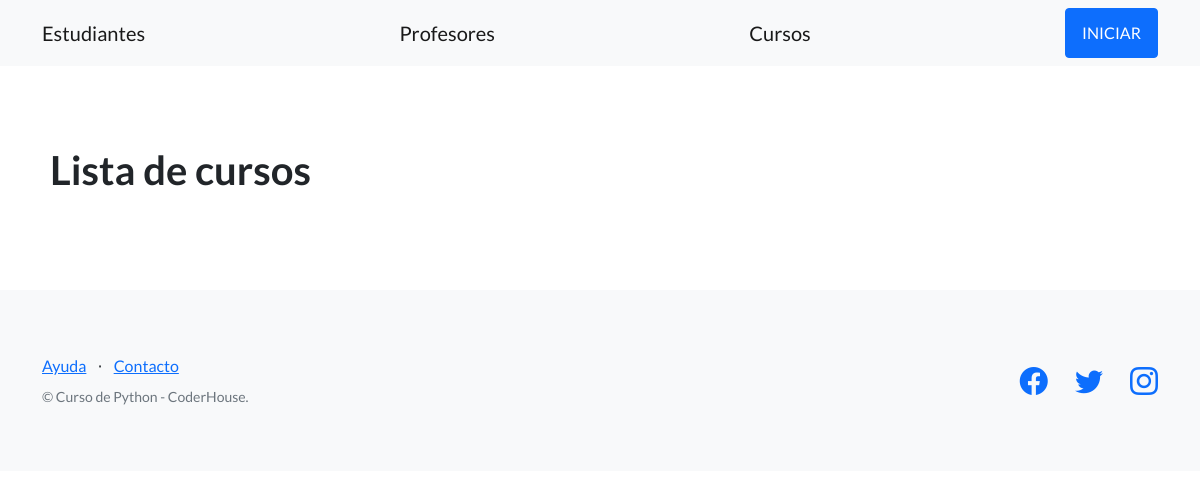
Before: /plataforma/cursos/ with the older database file.
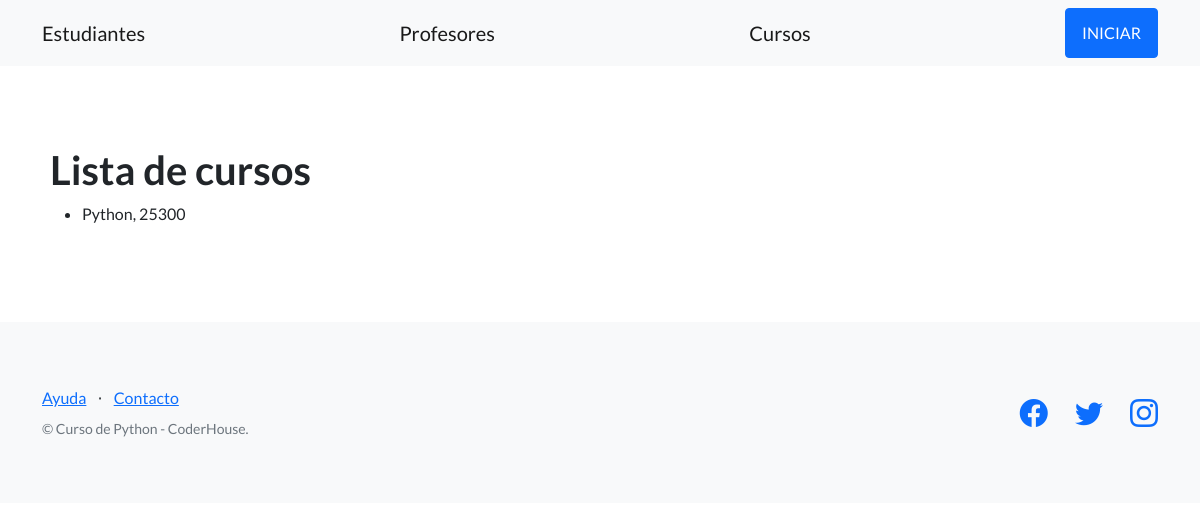
After: the same page with the newer database file.
### estudiantes/models.py (models this page shows, shortened)
class Curso(models.Model):
    nombre = models.CharField(max_length=64)
    comision = models.IntegerField()
    fecha_inicio = models.DateField(null=True)

### estudiantes/views.py (the view)
# urls.py: path('cursos/', listar_cursos, name="listar_cursos"),
def listar_cursos(request):
    contexto = {
        'cursos': Curso.objects.all()
    }
    return render(
        request=request,
        template_name='estudiantes/lista_cursos.html',
        context=contexto,
    )

### estudiantes/templates/estudiantes/lista_cursos.html (shortened to what this page needs)
{% extends "estudiantes/base.html" %}
{% block contenido %}
<h1>Lista de cursos</h1>
<ul>
{% for curso in cursos %}
  <li>{{ curso.nombre }}, {{ curso.comision }}</li>
{% endfor %}
</ul>
{% endblock contenido %}

Changed rows visible on the page:
added Curso: nombre "Python", comision "25300"
